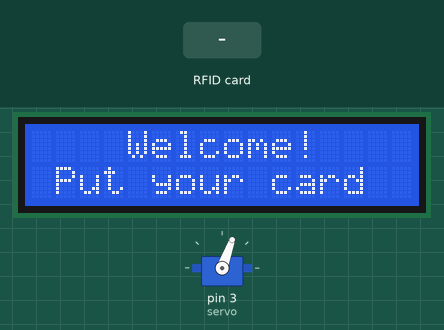
Bench run of a sketch on a simulated Arduino Uno, built with avr-gcc and run on an emulated ATmega328P. Shown: 16×2 character LCD, servo. Inputs (shaded band) come from the test bench. What the sketch prints to the serial monitor is not drawn.

Above: at 1.3 s.
1.4 s: RFID card 69 30 D5 A3 held to the reader
At 3.8 s:
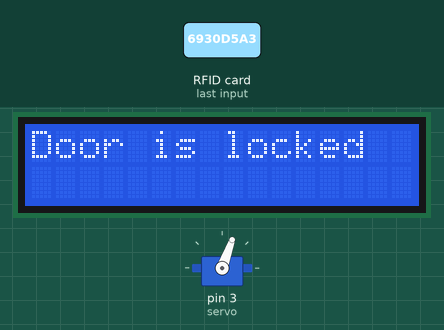
4.1 s: RFID card 5E 7A 19 C4 held to the reader
At 5.7 s:
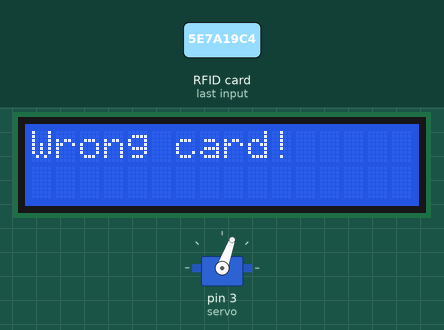
7.1 s: RFID card 69 30 D5 A3 held to the reader
At 9.4 s:
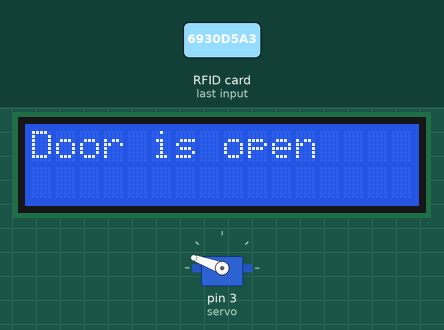
Timing chart, 0 to 10.9 s (numbered marks = the images above; inputs shaded):
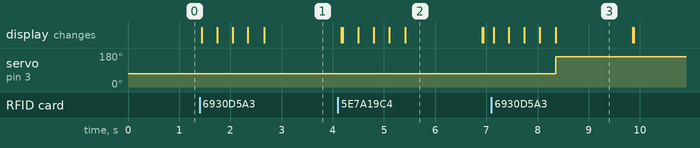

Measured:
- after the input at 1.4 s, the display: first changes at once (image 1 shows a later state)
- after the input at 4.1 s, the display: first differs from a run without the input after 0.10 s (image 2 shows a later state)
- after the input at 7.1 s, servo on pin 3 (servo): 70° → 160° after 1.3 s; the display: first changes at once (image 3 shows a later state)
- what the display in image 2 shows lasts 1.5 s, from 5.4 s to 6.9 s

The sketch:

door_lock.ino
```cpp
/*Door lock system code*/

#include <Servo.h>
#include <LiquidCrystal_I2C.h>
#include <SPI.h>
#include <MFRC522.h>

#define SS_PIN 10
#define RST_PIN 9
String UID = "69 30 D5 A3";
byte lock = 0;

Servo servo;
LiquidCrystal_I2C lcd(0x27, 16, 2);
MFRC522 rfid(SS_PIN, RST_PIN);


void setup() {
  Serial.begin(9600);
  servo.write(70);
  lcd.init();
  lcd.backlight();
  servo.attach(3);
  SPI.begin();
  rfid.PCD_Init();
}

void loop() {
  lcd.setCursor(4, 0);
  lcd.print("Welcome!");
  lcd.setCursor(1, 1);
  lcd.print("Put your card");

  if ( ! rfid.PICC_IsNewCardPresent())
    return;
  if ( ! rfid.PICC_ReadCardSerial())
    return;

  lcd.clear();
  lcd.setCursor(0, 0);
  lcd.print("Scanning");
  Serial.print("NUID tag is :");
  String ID = "";
  for (byte i = 0; i < rfid.uid.size; i++) {
    lcd.print(".");
    ID.concat(String(rfid.uid.uidByte[i] < 0x10 ? " 0" : " "));
    ID.concat(String(rfid.uid.uidByte[i], HEX));
    delay(300);
  }
  ID.toUpperCase();

  if (ID.substring(1) == UID && lock == 0 ) {
    servo.write(70);
    lcd.clear();
    lcd.setCursor(0, 0);
    lcd.print("Door is locked");
    delay(1500);
    lcd.clear();
    lock = 1;
  } else if (ID.substring(1) == UID && lock == 1 ) {
    servo.write(160);
    lcd.clear();
    lcd.setCursor(0, 0);
    lcd.print("Door is open");
    delay(1500);
    lcd.clear();
    lock = 0;
  } else {
    lcd.clear();
    lcd.setCursor(0, 0);
    lcd.print("Wrong card!");
    delay(1500);
    lcd.clear();
  }
}
```
